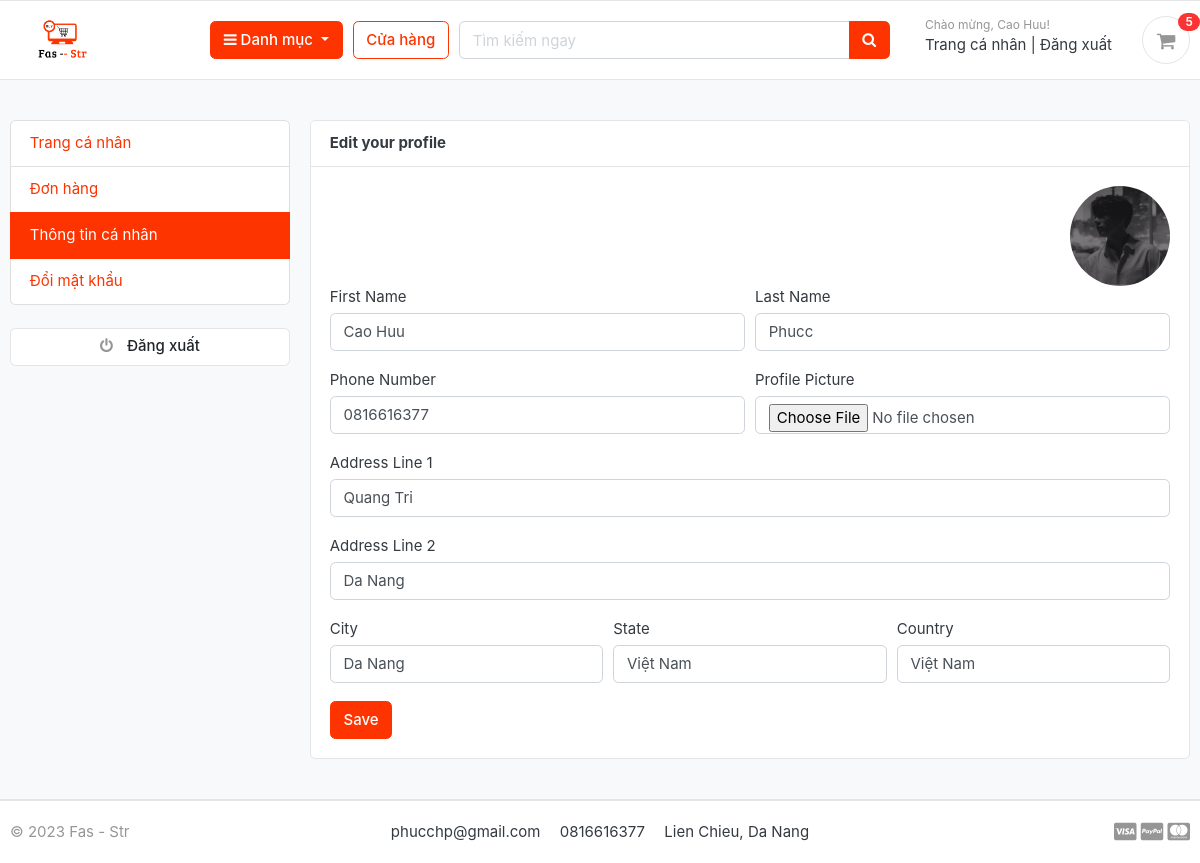
/accounts/edit_profile/ (signed in), run on the app's committed database.
### accounts/models.py (models this page shows, shortened)
class Account(AbstractBaseUser):
    first_name=models.CharField(max_length=50)
    last_name=models.CharField(max_length=50)
    username=models.CharField(max_length=50,unique=True)
    email=models.EmailField(max_length=100,unique=True)
    phone_number=models.CharField(max_length=50)
    date_joined=models.DateTimeField(auto_now_add=True)
    last_login=models.DateTimeField(auto_now_add=True)
    is_admin=models.BooleanField(default=False)
    is_staff=models.BooleanField(default=False)
    is_active=models.BooleanField(default=False)
    is_superadmin=models.BooleanField(default=False)
    USERNAME_FIELD='email'
    REQUIRED_FIELDS=['username','first_name','last_name']
    objects=MyAccountManager()

class UserProfile(models.Model):
    user = models.OneToOneField(Account, on_delete=models.CASCADE)
    address_line_1 = models.CharField(blank=True, max_length=100)
    address_line_2 = models.CharField(blank=True, max_length=100)
    profile_picture = models.ImageField(blank=True, upload_to='userprofile')
    city = models.CharField(blank=True, max_length=20)
    state = models.CharField(blank=True, max_length=20)
    country = models.CharField(blank=True, max_length=20)

### accounts/views.py (the view)
# urls.py: path('edit_profile/', views.edit_profile, name='edit_profile'),
@login_required(login_url='login')
def edit_profile(request):
    userprofile = get_object_or_404(UserProfile, user=request.user)
    if request.method == 'POST':
        user_form = UserForm(request.POST, instance=request.user)
        profile_form = UserProfileForm(request.POST, request.FILES, instance=userprofile)
        if user_form.is_valid() and profile_form.is_valid():
            user_form.save()
            profile_form.save()
            messages.success(request, 'Your profile has been updated.')
            return redirect('edit_profile')
    else:
        user_form = UserForm(instance=request.user)
        profile_form = UserProfileForm(instance=userprofile)
    context = {
        'user_form': user_form,
        'profile_form': profile_form,
        'userprofile': userprofile,
    }
    return render(request, 'accounts/edit_profile.html', context)

### accounts/forms.py
class UserForm(forms.ModelForm):
    class Meta:
        model = Account
        fields = ('first_name', 'last_name', 'phone_number')
    def __init__(self, *args, **kwargs):
        super(UserForm, self).__init__(*args, **kwargs)
        for field in self.fields:
            self.fields[field].widget.attrs['class'] = 'form-control'

class UserProfileForm(forms.ModelForm):
    profile_picture = forms.ImageField(required=False, error_messages = {'invalid':("Image files only")}, widget=forms.FileInput)
    class Meta:
        model = UserProfile
        fields = ('address_line_1', 'address_line_2', 'city', 'state', 'country', 'profile_picture')
    def __init__(self, *args, **kwargs):
        super(UserProfileForm, self).__init__(*args, **kwargs)
        for field in self.fields:
            self.fields[field].widget.attrs['class'] = 'form-control'

### carts/context_processors.py (called while the page is built)
def counter(request):
    cart_count = 0
    if 'admin' in request.path:
        return {}
    else:
        try:
            cart = Cart.objects.filter(cart_id=_cart_id(request))
            if request.user.is_authenticated:
                cart_items = CartItem.objects.all().filter(user=request.user)
            else:
                cart_items = CartItem.objects.all().filter(cart=cart[:1])
            for cart_item in cart_items:
                cart_count += cart_item.quantity
        except Cart.DoesNotExist:
            cart_count = 0
    return dict(cart_count=cart_count)

### carts/views.py (called while the page is built)
def _cart_id(request):
    cart = request.session.session_key
    if not cart:
        cart = request.session.create()
    return cart

### category/context_processors.py (called while the page is built)
def menu_links(request):
    links=Category.objects.all()
    print(links)
    return dict(links=links)

### category/models.py (called while the page is built)
    def get_url(self):
        return reverse('products_by_category',args=[self.slug])

    def __str__(self):
        return self.category_name

### templates/accounts/edit_profile.html (shortened to what this page needs)
{% extends 'base.html' %}
{% block content%}
<section class="section-conten padding-y bg">
    <div class="container">
        <div class="row">
        {% include 'includes/dashboard_sidebar.html'%}
        <main class="col-md-9">
            <article class="card">
            <header class="card-header">
                <strong class="d-inline-block mr-3">Edit your profile</strong>
            </header>
            <div class="card-body">
              <div class="text-right">
                <img src="{{userprofile.profile_picture.url}}" alt="Profile Picture" width="100" style="border-radius:50px;">
              </div>
                <div class="row">
                   <div class="col-md-12">
                    <form action="{% url 'edit_profile' %}" method="POST" enctype="multipart/form-data">
                      <div class="form-row">
                        <div class="form-group col-md-6">
                          <label>First Name</label>
                          {{user_form.first_name}}
                        </div>
                        <div class="form-group col-md-6">
                          <label>Last Name</label>
                          {{user_form.last_name}}
                        </div>
                      </div>
                      <div class="form-row">
                        <div class="form-group col-md-6">
                          <label>Phone Number</label>
                          {{user_form.phone_number}}
                        </div>
                        <div class="form-group col-md-6">
                          <label>Profile Picture</label>
                          {{profile_form.profile_picture}}
                        </div>
                      </div>
                      <div class="form-group">
                        <label>Address Line 1</label>
                        {{profile_form.address_line_1}}
                      </div>
                      <div class="form-group">
                        <label>Address Line 2</label>
                        {{profile_form.address_line_2}}
                      </div>
                      <div class="form-row">
                        <div class="form-group col-md-4">
                          <label>City</label>
                          {{profile_form.city}}
                        </div>
                        <div class="form-group col-md-4">
                          <label>State</label>
                          {{profile_form.state}}
                        </div>
                        <div class="form-group col-md-4">
                          <label>Country</label>
                          {{profile_form.country}}
                        </div>
                      </div>
                      <input type="submit" value="Save" class="btn btn-primary">
                    </form>
                    </div>
                </div>
                </div>
            </div>
    </div>
    </section>
{% endblock %}

### templates/includes/navbar.html (shortened to what this page needs)
{% load static %}
<header class="section-header">
    <section class="header-main border-bottom">
        <div class="container">
            <div class="row align-items-center">
                <div class="col-lg-2 col-md-3 col-6 logo-container">
                    <a href="{% url 'home' %}" class="brand-wrap">
                        <img
                            class="logo"
                            src="{% static './images/logo-full.png' %}"
                        />
                    </a>
                </div>
                <div class="col-lg col-sm col-md col-6 flex-grow-0">
                    <div
                        class="category-wrap dropdown d-inline-block float-right"
                    >
                        <button
                            type="button"
                            class="btn btn-primary dropdown-toggle"
                            data-toggle="dropdown"
                        >
                            <i class="fa fa-bars"></i> Danh mục
                        </button>
                    </div>
                </div>
                <a href="{% url 'store' %}" class="btn btn-outline-primary"
                    >Cửa hàng</a
                >
                <div class="col-lg col-md-6 col-sm-12 col">
                    <form
                        action="{% url 'search' %}"
                        class="search"
                        method="GET"
                    >
                        <div class="input-group w-100">
                            <input
                                type="text"
                                class="form-control"
                                style="width: 60%"
                                placeholder="Tìm kiếm ngay"
                                name="keyword"
                            />
                            <div class="input-group-append">
                                <button class="btn btn-primary" type="submit">
                                    <i class="fa fa-search"></i>
                                </button>
                            </div>
                        </div>
                    </form>
                </div>
                <div class="col-lg-3 col-sm-6 col-8 order-2 order-lg-3">
                    <div class="d-flex justify-content-end mb-3 mb-lg-0">
                        {% if user.id is not None %}
                        <div class="widget-header">
                            <small class="title text-muted"
                                >Chào mừng, {{user.first_name}}!
                            </small>
                            <div>
                                <a href="{% url 'dashboard' %}">Trang cá nhân</a>
                                <span class="dark-transp"> | </span>
                                <a href="{% url 'logout' %}"> Đăng xuất</a>
                            </div>
                        </div>
                        {% endif %}
                        <a
                            href="{% url 'cart' %}"
                            class="widget-header pl-3 ml-3"
                        >
                            <div class="icon icon-sm rounded-circle border">
                                <i class="fa fa-shopping-cart"></i>
                            </div>
                            <span class="badge badge-pill badge-danger notify"
                                >{{ cart_count }}</span
                            >
                        </a>
                    </div>
                </div>
            </div>
        </div>
    </section>
</header>

### static/css/ui.css (style rules this page uses)
html { font-family: "Inter", sans-serif; font-size: 15px; }
.icon-xs, .icon-sm, .icon-md, .icon-lg { display: inline-block; text-align: center; flex-shrink: 0; flex-grow: 0; }
.icon-sm { width: 48px; height: 48px; line-height: 48px !important; font-size: 20px; }
.padding-y { padding-top: 40px; padding-bottom: 40px; }
article:after, .form-group:after { display: block; clear: both; content: ""; }
.bg { background-color: #f8f9fa; }
.header-main { position: relative; padding-top: 1rem; padding-bottom: 1rem; }
.brand-wrap .logo, .navbar-brand .logo { margin-right: 7px; max-height: 42px; display: inline-block; }
.widget-header { display: inline-block; vertical-align: middle; position: relative; }
.widget-header a { color: #343a40; }
.widget-header i { color: #969696; }
.widget-header .title { display: block; }
.widget-header .notify { position: absolute; top: -3px; right: -10px; }
.notify { position: absolute; top: -4px; right: -10px; display: inline-block; padding: 0.25em 0.6em; font-size: 12px; line-height: 1; text-align: center; border-radius: 3rem; color: #fff; background-color: #fa3434; }

### data on the page
Account: first_name "Cao Huu", last_name "Phucc", phone_number "0816616377"
UserProfile: profile_picture (picture), address_line_1 "Quang Tri", address_line_2 "Da Nang", city "Da Nang", state "Việt Nam", country "Việt Nam"

### other printed values
{{ cart_count }} "5"
